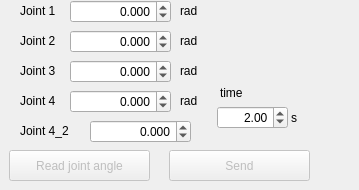
    <widget class="QWidget" name="tab_js">
     <attribute name="title">
      <string>Joint space</string>
     </attribute>
     <widget class="QPushButton" name="btn_read_joint_angle">
      <property name="enabled">
       <bool>false</bool>
      </property>
      <property name="geometry">
       <rect>
        <x>9</x>
        <y>150</y>
        <width>141</width>
        <height>31</height>
       </rect>
      </property>
      <property name="text">
       <string>Read joint angle</string>
      </property>
     </widget>
     <widget class="QPushButton" name="btn_send_joint_angle">
      <property name="enabled">
       <bool>false</bool>
      </property>
      <property name="geometry">
       <rect>
        <x>169</x>
        <y>150</y>
        <width>141</width>
        <height>31</height>
       </rect>
      </property>
      <property name="text">
       <string>Send</string>
      </property>
     </widget>
     <widget class="QLabel" name="label_19">
      <property name="geometry">
       <rect>
        <x>20</x>
        <y>64</y>
        <width>59</width>
        <height>14</height>
       </rect>
      </property>
      <property name="text">
       <string>Joint 3</string>
      </property>
     </widget>
     <widget class="QLabel" name="label_20">
      <property name="geometry">
       <rect>
        <x>20</x>
        <y>94</y>
        <width>59</width>
        <height>14</height>
       </rect>
      </property>
      <property name="text">
       <string>Joint 4</string>
      </property>
     </widget>
     <widget class="QLabel" name="label_21">
      <property name="geometry">
       <rect>
        <x>180</x>
        <y>64</y>
        <width>59</width>
        <height>14</height>
       </rect>
      </property>
      <property name="text">
       <string>rad</string>
      </property>
     </widget>
     <widget class="QLabel" name="label_22">
      <property name="geometry">
       <rect>
        <x>180</x>
        <y>94</y>
        <width>59</width>
        <height>14</height>
       </rect>
      </property>
      <property name="text">
       <string>rad</string>
      </property>
     </widget>
     <widget class="QLabel" name="label_23">
      <property name="geometry">
       <rect>
        <x>180</x>
        <y>34</y>
        <width>59</width>
        <height>14</height>
       </rect>
      </property>
      <property name="text">
       <string>rad</string>
      </property>
     </widget>
     <widget class="QLabel" name="label_24">
      <property name="geometry">
       <rect>
        <x>20</x>
        <y>34</y>
        <width>59</width>
        <height>14</height>
       </rect>
      </property>
      <property name="text">
       <string>Joint 2</string>
      </property>
     </widget>
     <widget class="QLabel" name="label_25">
      <property name="geometry">
       <rect>
        <x>180</x>
        <y>4</y>
        <width>59</width>
        <height>14</height>
       </rect>
      </property>
      <property name="text">
       <string>rad</string>
      </property>
     </widget>
     <widget class="QLabel" name="label_26">
      <property name="geometry">
       <rect>
        <x>20</x>
        <y>4</y>
        <width>59</width>
        <height>14</height>
       </rect>
      </property>
      <property name="text">
       <string>Joint 1</string>
      </property>
     </widget>
     <widget class="QDoubleSpinBox" name="doubleSpinBox_j1">
      <property name="geometry">
       <rect>
        <x>70</x>
        <y>0</y>
        <width>101</width>
        <height>23</height>
       </rect>
      </property>
      <property name="alignment">
       <set>Qt::AlignRight|Qt::AlignTrailing|Qt::AlignVCenter</set>
      </property>
      <property name="decimals">
       <number>3</number>
      </property>
      <property name="minimum">
       <double>-3.140000000000000</double>
      </property>
      <property name="maximum">
       <double>3.140000000000000</double>
      </property>
      <property name="singleStep">
       <double>0.050000000000000</double>
      </property>
     </widget>
     <widget class="QDoubleSpinBox" name="doubleSpinBox_j2">
      <property name="geometry">
       <rect>
        <x>70</x>
        <y>30</y>
        <width>101</width>
        <height>23</height>
       </rect>
      </property>
      <property name="alignment">
       <set>Qt::AlignRight|Qt::AlignTrailing|Qt::AlignVCenter</set>
      </property>
      <property name="decimals">
       <number>3</number>
      </property>
      <property name="minimum">
       <double>-3.140000000000000</double>
      </property>
      <property name="maximum">
       <double>3.140000000000000</double>
      </property>
      <property name="singleStep">
       <double>0.050000000000000</double>
      </property>
     </widget>
     <widget class="QDoubleSpinBox" name="doubleSpinBox_j3">
      <property name="geometry">
       <rect>
        <x>70</x>
        <y>60</y>
        <width>101</width>
        <height>23</height>
       </rect>
      </property>
      <property name="alignment">
       <set>Qt::AlignRight|Qt::AlignTrailing|Qt::AlignVCenter</set>
      </property>
      <property name="decimals">
       <number>3</number>
      </property>
      <property name="minimum">
       <double>-3.140000000000000</double>
      </property>
      <property name="maximum">
       <double>3.140000000000000</double>
      </property>
      <property name="singleStep">
       <double>0.050000000000000</double>
      </property>
     </widget>
     <widget class="QDoubleSpinBox" name="doubleSpinBox_j4">
      <property name="geometry">
       <rect>
        <x>70</x>
        <y>90</y>
        <width>101</width>
        <height>23</height>
       </rect>
      </property>
      <property name="alignment">
       <set>Qt::AlignRight|Qt::AlignTrailing|Qt::AlignVCenter</set>
      </property>
      <property name="decimals">
       <number>3</number>
      </property>
      <property name="minimum">
       <double>-3.140000000000000</double>
      </property>
      <property name="maximum">
       <double>3.140000000000000</double>
      </property>
      <property name="singleStep">
       <double>0.050000000000000</double>
      </property>
     </widget>
     <widget class="QDoubleSpinBox" name="doubleSpinBox_j4_2">
      <property name="geometry">
       <rect>
        <x>90</x>
        <y>120</y>
        <width>101</width>
        <height>23</height>
       </rect>
      </property>
      <property name="alignment">
       <set>Qt::AlignRight|Qt::AlignTrailing|Qt::AlignVCenter</set>
      </property>
      <property name="decimals">
       <number>3</number>
      </property>
      <property name="minimum">
       <double>-3.140000000000000</double>
      </property>
      <property name="maximum">
       <double>3.140000000000000</double>
      </property>
      <property name="singleStep">
       <double>0.050000000000000</double>
      </property>
     </widget>
     <widget class="QLabel" name="label_33">
      <property name="geometry">
       <rect>
        <x>220</x>
        <y>86</y>
        <width>59</width>
        <height>14</height>
       </rect>
      </property>
      <property name="text">
       <string>time</string>
      </property>
     </widget>
     <widget class="QDoubleSpinBox" name="doubleSpinBox_time_js">
      <property name="geometry">
       <rect>
        <x>217</x>
        <y>106</y>
        <width>71</width>
        <height>23</height>
       </rect>
      </property>
      <property name="alignment">
       <set>Qt::AlignRight|Qt::AlignTrailing|Qt::AlignVCenter</set>
      </property>
      <property name="minimum">
       <double>-3.140000000000000</double>
      </property>
      <property name="maximum">
       <double>10.000000000000000</double>
      </property>
      <property name="singleStep">
       <double>0.500000000000000</double>
      </property>
      <property name="value">
       <double>2.000000000000000</double>
      </property>
     </widget>
     <widget class="QLabel" name="label_34">
      <property name="geometry">
       <rect>
        <x>291</x>
        <y>111</y>
        <width>59</width>
        <height>14</height>
       </rect>
      </property>
      <property name="text">
       <string>s</string>
      </property>
     </widget>
     <widget class="QLabel" name="label_43">
      <property name="geometry">
       <rect>
        <x>20</x>
        <y>121</y>
        <width>70</width>
        <height>20</height>
       </rect>
      </property>
      <property name="text">
       <string>Joint 4_2</string>
      </property>
     </widget>
    </widget>
